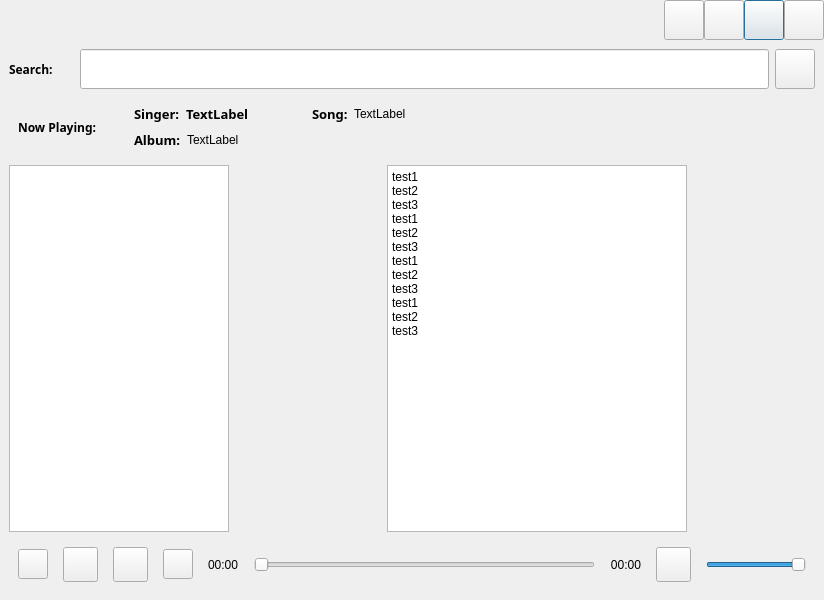
<?xml version="1.0" encoding="UTF-8"?>
<ui version="4.0">
 <class>UI3280Player</class>
 <widget class="QDialog" name="UI3280Player">
  <property name="geometry">
   <rect>
    <x>0</x>
    <y>0</y>
    <width>824</width>
    <height>600</height>
   </rect>
  </property>
  <property name="windowTitle">
   <string>Form</string>
  </property>
  <property name="sizeGripEnabled">
   <bool>false</bool>
  </property>
  <layout class="QVBoxLayout" name="verticalLayout">
   <property name="spacing">
    <number>0</number>
   </property>
   <property name="leftMargin">
    <number>0</number>
   </property>
   <property name="topMargin">
    <number>0</number>
   </property>
   <property name="rightMargin">
    <number>0</number>
   </property>
   <property name="bottomMargin">
    <number>0</number>
   </property>
   <item>
    <widget class="QWidget" name="widgetTitle" native="true">
     <property name="maximumSize">
      <size>
       <width>16777215</width>
       <height>40</height>
      </size>
     </property>
     <layout class="QHBoxLayout" name="horizontalLayout_2">
      <property name="spacing">
       <number>6</number>
      </property>
      <property name="leftMargin">
       <number>10</number>
      </property>
      <property name="topMargin">
       <number>0</number>
      </property>
      <property name="rightMargin">
       <number>0</number>
      </property>
      <property name="bottomMargin">
       <number>0</number>
      </property>
      <item>
       <widget class="QLabel" name="labIco">
        <property name="text">
         <string/>
        </property>
        <property name="alignment">
         <set>Qt::AlignCenter</set>
        </property>
       </widget>
      </item>
      <item>
       <widget class="QLabel" name="labTitle">
        <property name="sizePolicy">
         <sizepolicy hsizetype="Expanding" vsizetype="Preferred">
          <horstretch>0</horstretch>
          <verstretch>0</verstretch>
         </sizepolicy>
        </property>
        <property name="styleSheet">
         <string notr="true"/>
        </property>
        <property name="text">
         <string/>
        </property>
        <property name="alignment">
         <set>Qt::AlignLeading|Qt::AlignLeft|Qt::AlignVCenter</set>
        </property>
       </widget>
      </item>
      <item>
       <widget class="QWidget" name="widgetMenu" native="true">
        <layout class="QGridLayout" name="gridLayout_2">
         <property name="leftMargin">
          <number>0</number>
         </property>
         <property name="topMargin">
          <number>0</number>
         </property>
         <property name="rightMargin">
          <number>0</number>
         </property>
         <property name="bottomMargin">
          <number>0</number>
         </property>
         <property name="spacing">
          <number>0</number>
         </property>
         <item row="0" column="3">
          <widget class="QPushButton" name="btn_Max">
           <property name="sizePolicy">
            <sizepolicy hsizetype="Minimum" vsizetype="Expanding">
             <horstretch>0</horstretch>
             <verstretch>0</verstretch>
            </sizepolicy>
           </property>
           <property name="minimumSize">
            <size>
             <width>40</width>
             <height>30</height>
            </size>
           </property>
           <property name="maximumSize">
            <size>
             <width>50</width>
             <height>16777215</height>
            </size>
           </property>
           <property name="text">
            <string/>
           </property>
          </widget>
         </item>
         <item row="0" column="1">
          <widget class="QPushButton" name="btn_Min">
           <property name="sizePolicy">
            <sizepolicy hsizetype="Minimum" vsizetype="Expanding">
             <horstretch>0</horstretch>
             <verstretch>0</verstretch>
            </sizepolicy>
           </property>
           <property name="minimumSize">
            <size>
             <width>40</width>
             <height>30</height>
            </size>
           </property>
           <property name="maximumSize">
            <size>
             <width>50</width>
             <height>16777215</height>
            </size>
           </property>
           <property name="text">
            <string/>
           </property>
          </widget>
         </item>
         <item row="0" column="4">
          <widget class="QPushButton" name="btn_Close">
           <property name="sizePolicy">
            <sizepolicy hsizetype="Minimum" vsizetype="Expanding">
             <horstretch>0</horstretch>
             <verstretch>0</verstretch>
            </sizepolicy>
           </property>
           <property name="minimumSize">
            <size>
             <width>40</width>
             <height>30</height>
            </size>
           </property>
           <property name="cursor">
            <cursorShape>ArrowCursor</cursorShape>
           </property>
           <property name="focusPolicy">
            <enum>Qt::NoFocus</enum>
           </property>
           <property name="text">
            <string/>
           </property>
          </widget>
         </item>
         <item row="0" column="0">
          <widget class="QPushButton" name="btn_Video">
           <property name="sizePolicy">
            <sizepolicy hsizetype="Minimum" vsizetype="Expanding">
             <horstretch>0</horstretch>
             <verstretch>0</verstretch>
            </sizepolicy>
           </property>
           <property name="minimumSize">
            <size>
             <width>40</width>
             <height>30</height>
            </size>
           </property>
           <property name="maximumSize">
            <size>
             <width>50</width>
             <height>16777215</height>
            </size>
           </property>
           <property name="text">
            <string/>
           </property>
          </widget>
         </item>
        </layout>
       </widget>
      </item>
     </layout>
    </widget>
   </item>
   <item>
    <widget class="QWidget" name="widgetMain" native="true">
     <property name="enabled">
      <bool>true</bool>
     </property>
     <layout class="QVBoxLayout" name="verticalLayout_3">
      <item>
       <layout class="QHBoxLayout" name="searchBox">
        <item>
         <widget class="QLabel" name="label_4">
          <property name="sizePolicy">
           <sizepolicy hsizetype="Minimum" vsizetype="Fixed">
            <horstretch>0</horstretch>
            <verstretch>0</verstretch>
           </sizepolicy>
          </property>
          <property name="minimumSize">
           <size>
            <width>65</width>
            <height>30</height>
           </size>
          </property>
          <property name="maximumSize">
           <size>
            <width>60</width>
            <height>30</height>
           </size>
          </property>
          <property name="font">
           <font>
            <family>微軟正黑體</family>
            <pointsize>9</pointsize>
            <weight>75</weight>
            <bold>true</bold>
           </font>
          </property>
          <property name="text">
           <string>Search:</string>
          </property>
         </widget>
        </item>
        <item>
         <widget class="QLineEdit" name="lineEdit">
          <property name="sizePolicy">
           <sizepolicy hsizetype="Expanding" vsizetype="Fixed">
            <horstretch>0</horstretch>
            <verstretch>0</verstretch>
           </sizepolicy>
          </property>
          <property name="minimumSize">
           <size>
            <width>0</width>
            <height>40</height>
           </size>
          </property>
          <property name="font">
           <font>
            <pointsize>12</pointsize>
            <weight>75</weight>
            <bold>true</bold>
            <kerning>false</kerning>
           </font>
          </property>
         </widget>
        </item>
        <item>
         <widget class="QPushButton" name="btnSearch">
          <property name="sizePolicy">
           <sizepolicy hsizetype="Minimum" vsizetype="Fixed">
            <horstretch>0</horstretch>
            <verstretch>0</verstretch>
           </sizepolicy>
          </property>
          <property name="minimumSize">
           <size>
            <width>40</width>
            <height>40</height>
           </size>
          </property>
          <property name="maximumSize">
           <size>
            <width>40</width>
            <height>40</height>
           </size>
          </property>
          <property name="text">
           <string/>
          </property>
         </widget>
        </item>
       </layout>
      </item>
      <item>
       <widget class="QWidget" name="WidgetInfoBox" native="true">
        <property name="enabled">
         <bool>true</bool>
        </property>
        <layout class="QHBoxLayout" name="widgetInfoBox">
         <item>
          <layout class="QVBoxLayout" name="verticalLayout_4">
           <property name="spacing">
            <number>15</number>
           </property>
           <property name="sizeConstraint">
            <enum>QLayout::SetFixedSize</enum>
           </property>
           <item>
            <widget class="QLabel" name="label_3">
             <property name="sizePolicy">
              <sizepolicy hsizetype="Fixed" vsizetype="Fixed">
               <horstretch>0</horstretch>
               <verstretch>0</verstretch>
              </sizepolicy>
             </property>
             <property name="minimumSize">
              <size>
               <width>110</width>
               <height>40</height>
              </size>
             </property>
             <property name="maximumSize">
              <size>
               <width>100</width>
               <height>40</height>
              </size>
             </property>
             <property name="font">
              <font>
               <family>微軟正黑體</family>
               <pointsize>9</pointsize>
               <weight>75</weight>
               <bold>true</bold>
              </font>
             </property>
             <property name="text">
              <string>Now Playing:</string>
             </property>
            </widget>
           </item>
          </layout>
         </item>
         <item>
          <layout class="QVBoxLayout" name="verticalLayout_2">
           <item>
            <layout class="QHBoxLayout" name="horizontalLayout_8">
             <item>
              <layout class="QHBoxLayout" name="horizontalLayout_7">
               <item>
                <widget class="QLabel" name="label1">
                 <property name="font">
                  <font>
                   <family>微軟正黑體</family>
                   <pointsize>10</pointsize>
                   <weight>75</weight>
                   <bold>true</bold>
                  </font>
                 </property>
                 <property name="text">
                  <string>Singer:</string>
                 </property>
                </widget>
               </item>
               <item>
                <widget class="QLabel" name="Singer">
                 <property name="minimumSize">
                  <size>
                   <width>120</width>
                   <height>0</height>
                  </size>
                 </property>
                 <property name="font">
                  <font>
                   <family>微軟正黑體</family>
                   <pointsize>10</pointsize>
                   <weight>75</weight>
                   <bold>true</bold>
                  </font>
                 </property>
                 <property name="text">
                  <string>TextLabel</string>
                 </property>
                </widget>
               </item>
              </layout>
             </item>
             <item>
              <layout class="QHBoxLayout" name="horizontalLayout_6">
               <item>
                <widget class="QLabel" name="song_tag">
                 <property name="minimumSize">
                  <size>
                   <width>0</width>
                   <height>0</height>
                  </size>
                 </property>
                 <property name="maximumSize">
                  <size>
                   <width>60</width>
                   <height>16777215</height>
                  </size>
                 </property>
                 <property name="font">
                  <font>
                   <family>微軟正黑體</family>
                   <pointsize>10</pointsize>
                   <weight>75</weight>
                   <bold>true</bold>
                  </font>
                 </property>
                 <property name="text">
                  <string>Song:</string>
                 </property>
                </widget>
               </item>
               <item>
                <widget class="QLabel" name="Song">
                 <property name="minimumSize">
                  <size>
                   <width>400</width>
                   <height>0</height>
                  </size>
                 </property>
                 <property name="text">
                  <string>TextLabel</string>
                 </property>
                </widget>
               </item>
               <item>
                <spacer name="horizontalSpacer_4">
                 <property name="orientation">
                  <enum>Qt::Horizontal</enum>
                 </property>
                 <property name="sizeHint" stdset="0">
                  <size>
                   <width>40</width>
                   <height>20</height>
                  </size>
                 </property>
                </spacer>
               </item>
              </layout>
             </item>
            </layout>
           </item>
           <item>
            <layout class="QHBoxLayout" name="horizontalLayout_5">
             <item>
              <widget class="QLabel" name="Album_tag">
               <property name="font">
                <font>
                 <family>微軟正黑體</family>
                 <pointsize>10</pointsize>
                 <weight>75</weight>
                 <bold>true</bold>
                </font>
               </property>
               <property name="text">
                <string>Album:</string>
               </property>
              </widget>
             </item>
             <item>
              <widget class="QLabel" name="Album">
               <property name="text">
                <string>TextLabel</string>
               </property>
              </widget>
             </item>
             <item>
              <spacer name="horizontalSpacer">
               <property name="orientation">
                <enum>Qt::Horizontal</enum>
               </property>
               <property name="sizeHint" stdset="0">
                <size>
                 <width>40</width>
                 <height>20</height>
                </size>
               </property>
              </spacer>
             </item>
            </layout>
           </item>
          </layout>
         </item>
        </layout>
       </widget>
      </item>
      <item>
       <layout class="QHBoxLayout" name="horizontalLayout_9">
        <item>
         <widget class="QListWidget" name="listWidget">
          <property name="enabled">
           <bool>true</bool>
          </property>
          <property name="minimumSize">
           <size>
            <width>200</width>
            <height>0</height>
           </size>
          </property>
          <property name="maximumSize">
           <size>
            <width>220</width>
            <height>16777215</height>
           </size>
          </property>
         </widget>
        </item>
        <item>
         <spacer name="horizontalSpacer_2">
          <property name="orientation">
           <enum>Qt::Horizontal</enum>
          </property>
          <property name="sizeHint" stdset="0">
           <size>
            <width>40</width>
            <height>20</height>
           </size>
          </property>
         </spacer>
        </item>
        <item>
         <widget class="QWidget" name="widgetLyrics" native="true">
          <layout class="QVBoxLayout" name="verticalLayout_7"/>
         </widget>
        </item>
        <item>
         <widget class="QTextBrowser" name="lyrics_display">
          <property name="minimumSize">
           <size>
            <width>300</width>
            <height>0</height>
           </size>
          </property>
          <property name="maximumSize">
           <size>
            <width>400</width>
            <height>16777215</height>
           </size>
          </property>
          <property name="html">
           <string>&lt;!DOCTYPE HTML PUBLIC &quot;-//W3C//DTD HTML 4.0//EN&quot; &quot;http://www.w3.org/TR/REC-html40/strict.dtd&quot;&gt;
&lt;html&gt;&lt;head&gt;&lt;meta name=&quot;qrichtext&quot; content=&quot;1&quot; /&gt;&lt;style type=&quot;text/css&quot;&gt;
p, li { white-space: pre-wrap; }
&lt;/style&gt;&lt;/head&gt;&lt;body style=&quot; font-family:'PMingLiU'; font-size:9pt; font-weight:400; font-style:normal;&quot;&gt;
&lt;p style=&quot; margin-top:0px; margin-bottom:0px; margin-left:0px; margin-right:0px; -qt-block-indent:0; text-indent:0px;&quot;&gt;test1&lt;/p&gt;
&lt;p style=&quot; margin-top:0px; margin-bottom:0px; margin-left:0px; margin-right:0px; -qt-block-indent:0; text-indent:0px;&quot;&gt;test2&lt;/p&gt;
&lt;p style=&quot; margin-top:0px; margin-bottom:0px; margin-left:0px; margin-right:0px; -qt-block-indent:0; text-indent:0px;&quot;&gt;test3&lt;/p&gt;
&lt;p style=&quot; margin-top:0px; margin-bottom:0px; margin-left:0px; margin-right:0px; -qt-block-indent:0; text-indent:0px;&quot;&gt;test1&lt;/p&gt;
&lt;p style=&quot; margin-top:0px; margin-bottom:0px; margin-left:0px; margin-right:0px; -qt-block-indent:0; text-indent:0px;&quot;&gt;test2&lt;/p&gt;
&lt;p style=&quot; margin-top:0px; margin-bottom:0px; margin-left:0px; margin-right:0px; -qt-block-indent:0; text-indent:0px;&quot;&gt;test3&lt;/p&gt;
&lt;p style=&quot; margin-top:0px; margin-bottom:0px; margin-left:0px; margin-right:0px; -qt-block-indent:0; text-indent:0px;&quot;&gt;test1&lt;/p&gt;
&lt;p style=&quot; margin-top:0px; margin-bottom:0px; margin-left:0px; margin-right:0px; -qt-block-indent:0; text-indent:0px;&quot;&gt;test2&lt;/p&gt;
&lt;p style=&quot; margin-top:0px; margin-bottom:0px; margin-left:0px; margin-right:0px; -qt-block-indent:0; text-indent:0px;&quot;&gt;test3&lt;/p&gt;
&lt;p style=&quot; margin-top:0px; margin-bottom:0px; margin-left:0px; margin-right:0px; -qt-block-indent:0; text-indent:0px;&quot;&gt;test1&lt;/p&gt;
&lt;p style=&quot; margin-top:0px; margin-bottom:0px; margin-left:0px; margin-right:0px; -qt-block-indent:0; text-indent:0px;&quot;&gt;test2&lt;/p&gt;
&lt;p style=&quot; margin-top:0px; margin-bottom:0px; margin-left:0px; margin-right:0px; -qt-block-indent:0; text-indent:0px;&quot;&gt;test3&lt;/p&gt;&lt;/body&gt;&lt;/html&gt;</string>
          </property>
          <property name="acceptRichText">
           <bool>true</bool>
          </property>
         </widget>
        </item>
        <item>
         <spacer name="horizontalSpacer_3">
          <property name="orientation">
           <enum>Qt::Horizontal</enum>
          </property>
          <property name="sizeHint" stdset="0">
           <size>
            <width>40</width>
            <height>20</height>
           </size>
          </property>
         </spacer>
        </item>
       </layout>
      </item>
      <item>
       <widget class="QWidget" name="widgetBottom" native="true">
        <property name="minimumSize">
         <size>
          <width>0</width>
          <height>50</height>
         </size>
        </property>
        <layout class="QHBoxLayout" name="horizontalLayout_4">
         <property name="spacing">
          <number>15</number>
         </property>
         <item>
          <layout class="QHBoxLayout" name="horizontalLayout_3">
           <property name="spacing">
            <number>15</number>
           </property>
           <item>
            <widget class="QPushButton" name="btnPre">
             <property name="minimumSize">
              <size>
               <width>30</width>
               <height>30</height>
              </size>
             </property>
             <property name="maximumSize">
              <size>
               <width>30</width>
               <height>30</height>
              </size>
             </property>
             <property name="text">
              <string/>
             </property>
            </widget>
           </item>
           <item>
            <widget class="QPushButton" name="btnPlay">
             <property name="minimumSize">
              <size>
               <width>35</width>
               <height>35</height>
              </size>
             </property>
             <property name="maximumSize">
              <size>
               <width>35</width>
               <height>35</height>
              </size>
             </property>
             <property name="text">
              <string/>
             </property>
            </widget>
           </item>
           <item>
            <widget class="QPushButton" name="btnStop">
             <property name="sizePolicy">
              <sizepolicy hsizetype="Minimum" vsizetype="Fixed">
               <horstretch>35</horstretch>
               <verstretch>35</verstretch>
              </sizepolicy>
             </property>
             <property name="minimumSize">
              <size>
               <width>35</width>
               <height>35</height>
              </size>
             </property>
             <property name="maximumSize">
              <size>
               <width>35</width>
               <height>35</height>
              </size>
             </property>
             <property name="text">
              <string/>
             </property>
            </widget>
           </item>
           <item>
            <widget class="QPushButton" name="btnNext">
             <property name="minimumSize">
              <size>
               <width>30</width>
               <height>30</height>
              </size>
             </property>
             <property name="maximumSize">
              <size>
               <width>30</width>
               <height>30</height>
              </size>
             </property>
             <property name="text">
              <string/>
             </property>
            </widget>
           </item>
          </layout>
         </item>
         <item>
          <layout class="QHBoxLayout" name="horizontalLayout">
           <property name="spacing">
            <number>15</number>
           </property>
           <item>
            <widget class="QLabel" name="labTimePlay">
             <property name="text">
              <string>00:00</string>
             </property>
            </widget>
           </item>
           <item>
            <widget class="QSlider" name="slider">
             <property name="orientation">
              <enum>Qt::Horizontal</enum>
             </property>
            </widget>
           </item>
           <item>
            <widget class="QLabel" name="labTimeAll">
             <property name="text">
              <string>00:00</string>
             </property>
             <property name="alignment">
              <set>Qt::AlignRight|Qt::AlignTrailing|Qt::AlignVCenter</set>
             </property>
            </widget>
           </item>
           <item>
            <widget class="QPushButton" name="volumeBtn">
             <property name="maximumSize">
              <size>
               <width>35</width>
               <height>35</height>
              </size>
             </property>
             <property name="text">
              <string/>
             </property>
            </widget>
           </item>
           <item>
            <widget class="QSlider" name="volumeSlider">
             <property name="maximumSize">
              <size>
               <width>100</width>
               <height>16777215</height>
              </size>
             </property>
             <property name="sliderPosition">
              <number>99</number>
             </property>
             <property name="orientation">
              <enum>Qt::Horizontal</enum>
             </property>
            </widget>
           </item>
          </layout>
         </item>
        </layout>
       </widget>
      </item>
     </layout>
    </widget>
   </item>
  </layout>
 </widget>
 <resources/>
 <connections/>
</ui>
